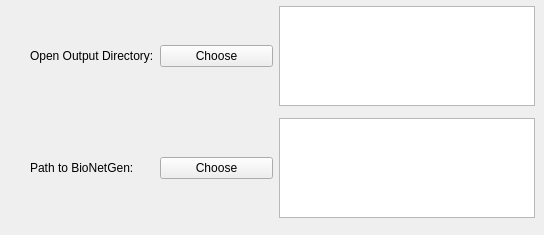
       <widget class="QWidget" name="paths">
        <attribute name="title">
         <string>Paths</string>
        </attribute>
        <widget class="QWidget" name="gridLayoutWidget_10">
         <property name="geometry">
          <rect>
           <x>30</x>
           <y>0</y>
           <width>505</width>
           <height>226</height>
          </rect>
         </property>
         <layout class="QGridLayout" name="path_layout">
          <item row="0" column="0">
           <widget class="QLabel" name="label_16">
            <property name="text">
             <string>Open Output Directory:</string>
            </property>
           </widget>
          </item>
          <item row="0" column="2">
           <widget class="QTextEdit" name="output_dir">
            <property name="sizePolicy">
             <sizepolicy hsizetype="Fixed" vsizetype="Fixed">
              <horstretch>0</horstretch>
              <verstretch>0</verstretch>
             </sizepolicy>
            </property>
            <property name="maximumSize">
             <size>
              <width>16777215</width>
              <height>100</height>
             </size>
            </property>
            <property name="sizeAdjustPolicy">
             <enum>QAbstractScrollArea::AdjustIgnored</enum>
            </property>
           </widget>
          </item>
          <item row="1" column="1">
           <widget class="QPushButton" name="bngBtn">
            <property name="text">
             <string>Choose</string>
            </property>
           </widget>
          </item>
          <item row="1" column="2">
           <widget class="QTextEdit" name="bng_command">
            <property name="sizePolicy">
             <sizepolicy hsizetype="Fixed" vsizetype="Fixed">
              <horstretch>0</horstretch>
              <verstretch>0</verstretch>
             </sizepolicy>
            </property>
            <property name="maximumSize">
             <size>
              <width>16777215</width>
              <height>100</height>
             </size>
            </property>
           </widget>
          </item>
          <item row="0" column="1">
           <widget class="QPushButton" name="outputBtn">
            <property name="text">
             <string>Choose</string>
            </property>
           </widget>
          </item>
          <item row="1" column="0">
           <widget class="QLabel" name="label_24">
            <property name="text">
             <string>Path to BioNetGen:</string>
            </property>
           </widget>
          </item>
         </layout>
        </widget>
       </widget>
